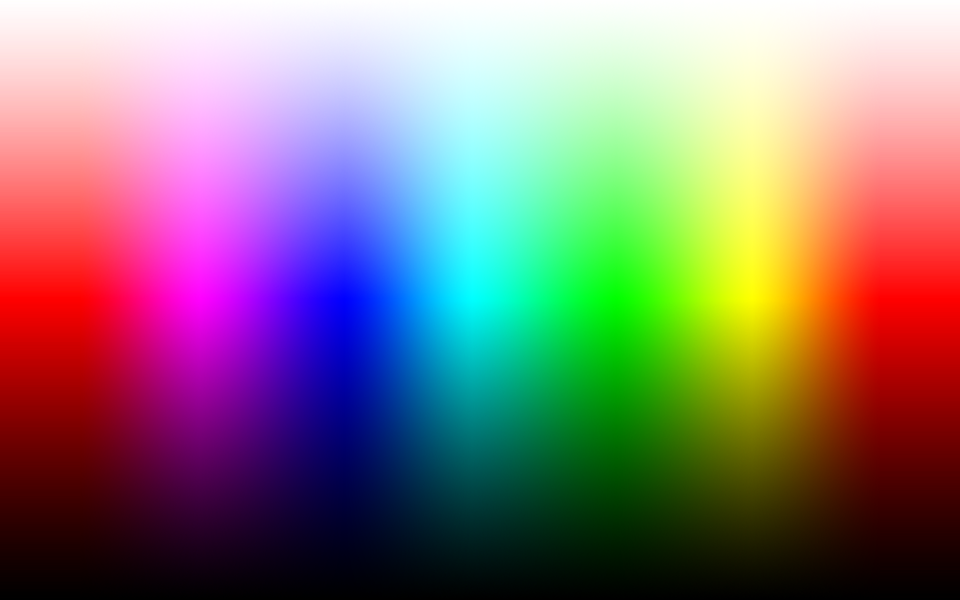
%> input picture 2024 Spring Semester/Image Processing/projects/project1/GrangerRainbow.png, 960 x 600 px
$ octave src.m   (GNU Octave 9; MATLAB toolbox functions it lacks are replaced by stand-ins)
%> lines starting %> are read from the running program, lines starting %| are printed output that depends on the picture; long printed decimals are rounded

%---------------------
% Problem 1
%---------------------

% step 1 (download and read the image)
a = imread("GrangerRainbow.png");
%> a is the input picture: size 600x960x3 uint8; mean R, G, B 135.1, 118.8, 118.3
imshow(a)
title("Original Image","FontSize", 16);

image = a;

% step 2
% check min and max values
display(max(image(:)));
%| 255
display(min(image(:)));
%| 0
% convert to double type and normalize
norm_image = double(image) / 255.0;
% convert nonlinear sRGB to linear RGB using gamma 2.2
gamma = 2.2;
lin_image = norm_image.^gamma;
% show the output image
imshow(lin_image)
title("Linear sRGB", "FontSize", 16);

% step 3 (convert to linear p3 RGB)
trans_matrix = [0.8225 0.1775 0.0001;
                0.0331 0.9668 0.0000;
                0.0171 0.0724 0.9105];

lin_image_p3 = reshape(lin_image, [], 3) * trans_matrix';
lin_image_p3 = reshape(lin_image_p3, size(lin_image));

% step 4
% convert the linear p3 RGB image to
% nonlinear p3 RGB image using 1/2.2 gamma
inv_gamma = 1/2.2;
nonlin_image_p3 = lin_image_p3.^inv_gamma;
% show the image
imshow(nonlin_image_p3);
title("Nonlinear p3 RGB",'FontSize', 16);

% step 5
% find and display the difference between the nonlinear sRGB and nonlinear p3 RGB images
imshowpair(norm_image, nonlin_image_p3);

% Convert linear sRGB and p3 RGB images into XYZ color space and then to Lab colorspace
trans_matrix_s = [0.4124 0.3576 0.1805;
                  0.2126 0.7152 0.0722;
                  0.0193 0.1192 0.9505];
trans_matrix_p = [0.4866 0.2657 0.1982;
                  0.2290 0.6917 0.0793;
                  0.0000 0.0451 1.0439];

s_xyz = reshape(lin_image, [], 3) * trans_matrix_s';
s_xyz = reshape(s_xyz, size(lin_image));

p3_xyz = reshape(lin_image_p3, [], 3) * trans_matrix_p';
p3_xyz = reshape(p3_xyz, size(lin_image_p3));

lab_rgb = xyz2lab(s_xyz);
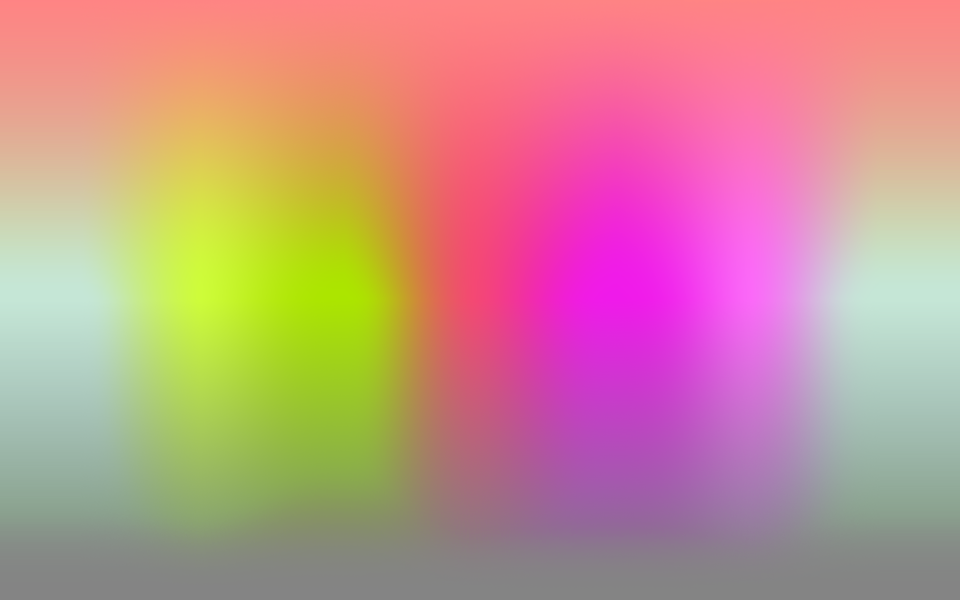
%> lab_rgb: size 600x960x3 double; mean R, G, B 54.7, 11.1, 7.1; drawn with min black and max white
lab_p3 = xyz2lab(p3_xyz);

% find the average and max of color difference
[Ls, as, bs] = imsplit(lab_rgb);
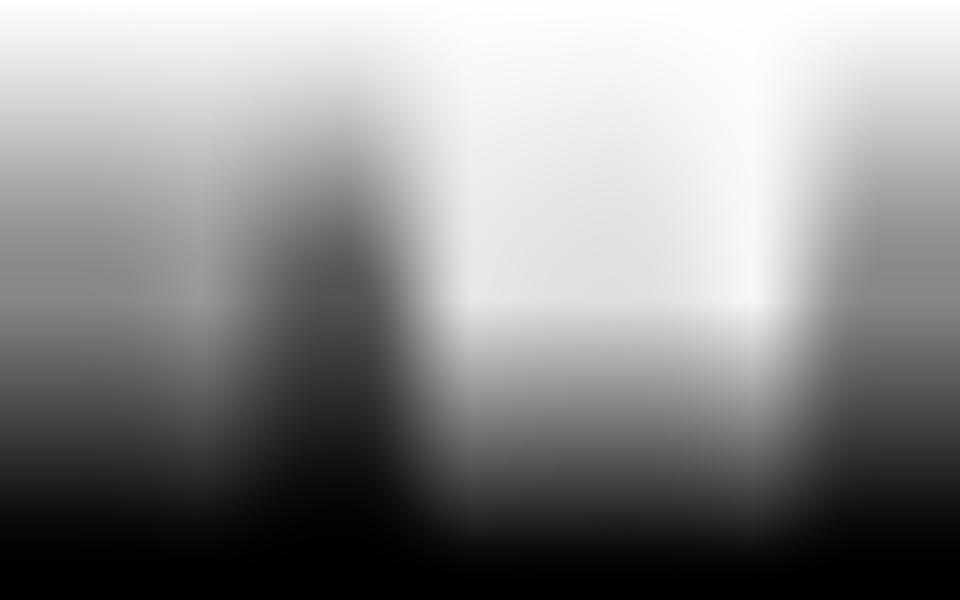
%> Ls: size 600x960 double; min 0, max 99.98, mean 54.7; drawn with min black and max white
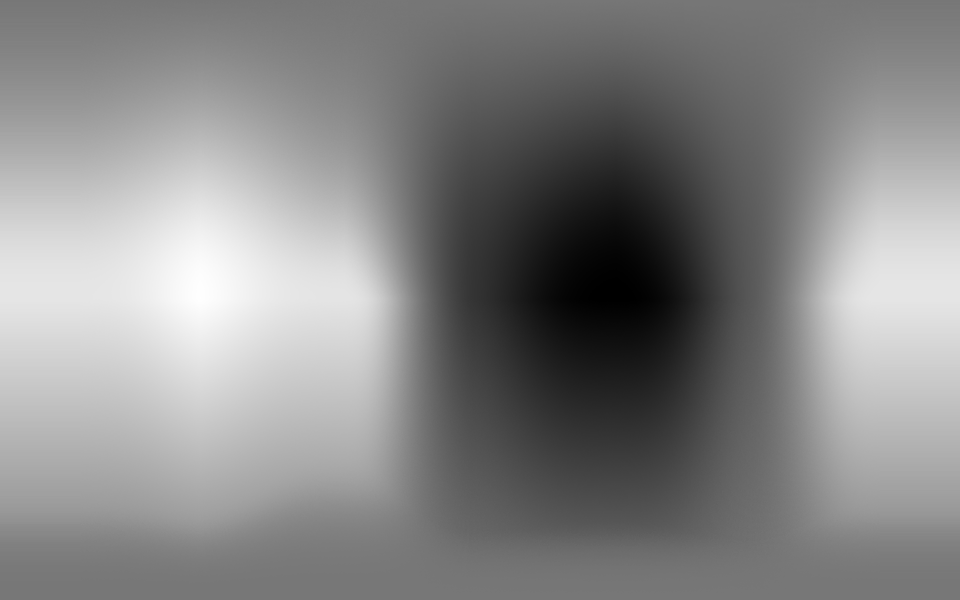
%> as: size 600x960 double; min -86.18, max 98.25, mean 11.1; drawn with min black and max white
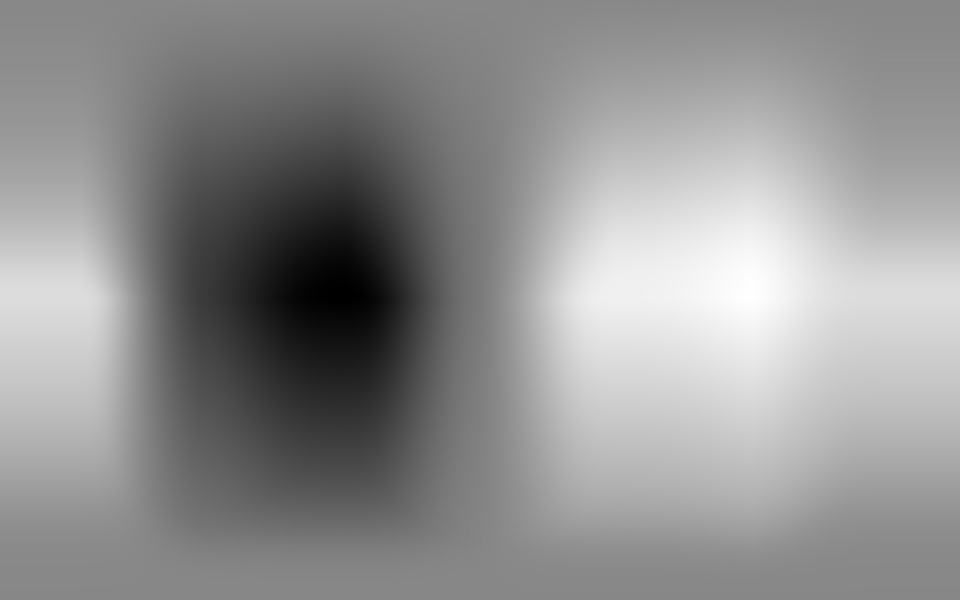
%> bs: size 600x960 double; min -107.9, max 94.48, mean 7.1; drawn with min black and max white
[Lp, ap, bp] = imsplit(lab_p3);
deltaE = sqrt((Ls - Lp).^2 + (as - ap).^2 + (bs - bp).^2);
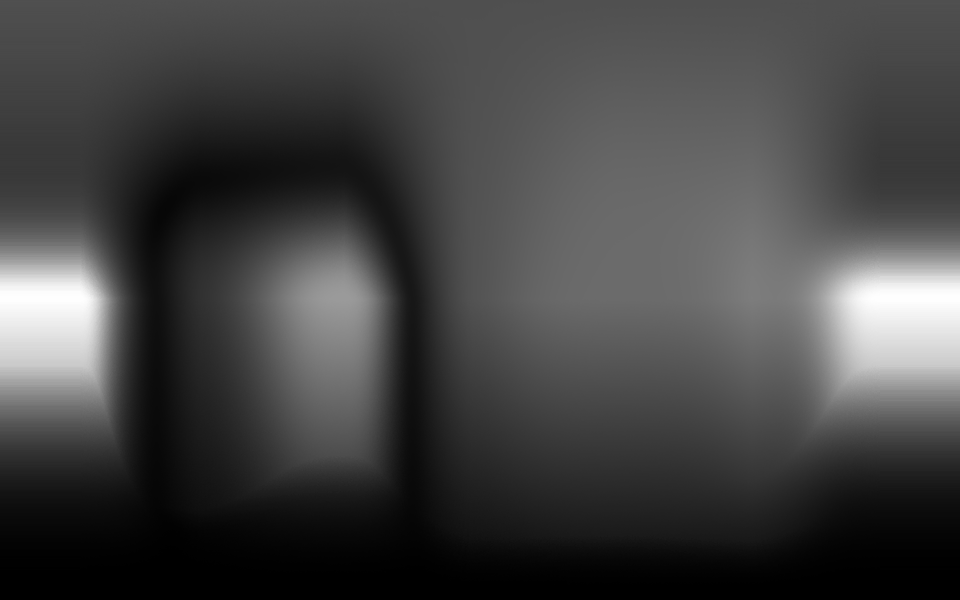
%> deltaE: size 600x960 double; min 0, max 0.0385, mean 0.0103; drawn with min black and max white
% display mean and max color distances
disp(mean(deltaE(:)));
%| 0.01028
disp(max(deltaE(:)));
%| 0.03849

% step 6
% convert the linear sRGB image to 10 bit precision
bit_precision_scale = 2.^10;

bit10_lin_image = round(bit_precision_scale*lin_image);

% convert the conversion matrix to 10 bit precision
bit10_H = round(bit_precision_scale * trans_matrix);

% convert linear sRGB to linear p3 RGB
bit10_lin_image_reshaped = reshape(bit10_lin_image, [], 3);
bit10_lin_image_p3 = round(bit10_lin_image_reshaped * bit10_H'./bit_precision_scale');
bit10_lin_image_p3 = reshape(bit10_lin_image_p3, size(bit10_lin_image));

% convert the 10 bit linear s RGB to double format
bit10_double_lin_image = bit10_lin_image./bit_precision_scale;
bit10_s_xyz = reshape(bit10_double_lin_image, [], 3);
bit10_s_xyz = reshape(bit10_s_xyz * trans_matrix_s', size(bit10_double_lin_image));
bit10_lab_rgb = xyz2lab(bit10_s_xyz);

% convert the 10 bit linear p3 RGB to double format
bit10_double_lin_image_p3 = bit10_lin_image_p3./bit_precision_scale;
bit10_p3_xyz = reshape(bit10_double_lin_image_p3, [], 3);
bit10_p3_xyz = reshape(bit10_p3_xyz * trans_matrix_p', size(bit10_double_lin_image_p3));
bit10_lab_p3 = xyz2lab(bit10_p3_xyz);

% calculate deltaE and its mean and max

[Ls, as, bs] = imsplit(bit10_lab_rgb);
[Lp, ap, bp] = imsplit(bit10_lab_p3);
bit10_deltaE = sqrt((Ls - Lp).^2 + (as - ap).^2 + (bs - bp).^2);

disp(mean(bit10_deltaE(:)));
%| 0.2030
disp(max(bit10_deltaE(:)));
%| 1.7733

% step 7

% convert the linear sRGB image to 8 bit precision
bit_precision_scale = 2.^8;

bit8_lin_image = round(bit_precision_scale*lin_image);

% convert the conversion matrix to 10 bit precision
bit8_H = round(bit_precision_scale * trans_matrix);

% convert linear sRGB to linear p3 RGB
bit8_lin_image_reshaped = reshape(bit8_lin_image, [], 3);
bit8_lin_image_p3 = round(bit8_lin_image_reshaped * bit8_H'./bit_precision_scale);
bit8_lin_image_p3 = reshape(bit8_lin_image_p3, size(bit8_lin_image));

% convert the 10 bit linear s RGB to double format
bit8_double_lin_image = bit8_lin_image./bit_precision_scale;
bit8_s_xyz = reshape(bit8_double_lin_image, [], 3);
bit8_s_xyz = reshape(bit8_s_xyz * trans_matrix_s', size(bit8_double_lin_image));
bit8_lab_rgb = xyz2lab(bit8_s_xyz);

% convert the 10 bit linear p3 RGB to double format
bit8_double_lin_image_p3 = bit8_lin_image_p3./bit_precision_scale;
bit8_p3_xyz = reshape(bit8_double_lin_image_p3, [], 3);
bit8_p3_xyz = reshape(bit8_p3_xyz * trans_matrix_p', size(bit8_double_lin_image_p3));
bit8_lab_p3 = xyz2lab(bit8_p3_xyz);

% calculate deltaE and its mean and max
[Ls, as, bs] = imsplit(bit8_lab_rgb);
[Lp, ap, bp] = imsplit(bit8_lab_p3);
bit8_deltaE = sqrt((Ls - Lp).^2 + (as - ap).^2 + (bs - bp).^2);
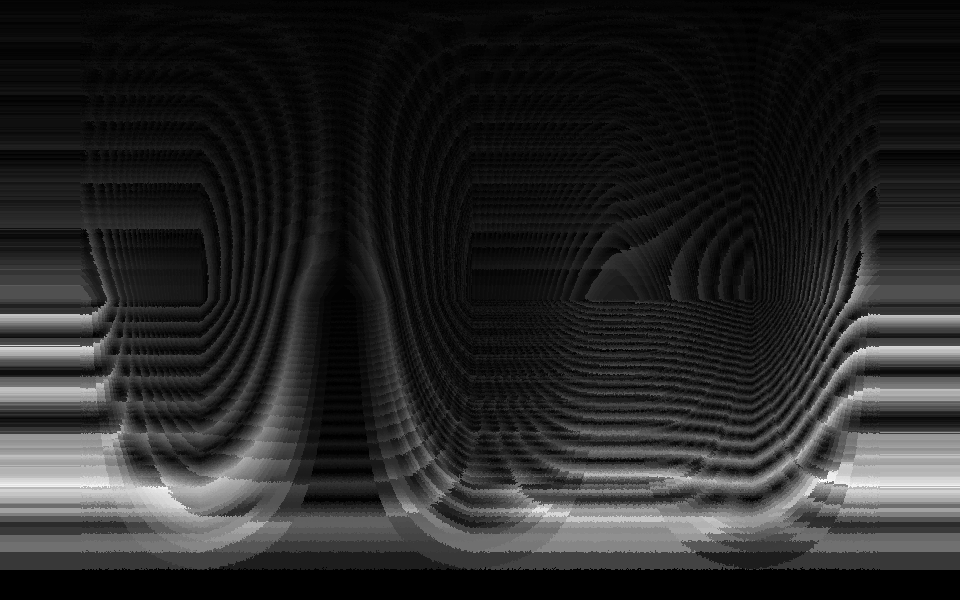
%> bit8_deltaE: size 600x960 double; min 0, max 4.36, mean 0.69; drawn with min black and max white

disp(mean(bit8_deltaE(:)));
%| 0.6896
disp(max(bit8_deltaE(:)));
%| 4.3619


%---------------------
% Problem 2
%---------------------

% 2.1

C = 2; % conversion

% the sample-and-hold filter
h_sah = ones(1, C);

% the linear interpolation filter
h_lin = zeros(1, 2*C+1);
for n = -C:C
    h_lin(n+C+1) = sinc(n/2);
end

% the cubic convolution filter
a = -0.5;
h_cc = zeros(1, 4*C+1);
for n = -2*C:2*C
    h_cc(n+2*C+1) = (a+2)*abs(n)^3 - (a+3)*abs(n)^2 + 1;
    h_cc(n+2*C+1) = h_cc(n+2*C+1) * sinc(n/2*(1-a));
end

% plot the impulse response
figure;
stem(h_sah);
xlabel('Samples')
title('Sample-and-Hold Interpolation Filter Impulse Response');

% the magnitude response
figure;
freqz(h_sah, 1);
xlabel('Normalized Frequency');
ylabel('Magnitude (dB)');
title('Sample-and-Hold Interpolation Filter Magnitude Response');

% plot the impulse response
figure;
stem(h_lin);
xlabel('Samples');
title('Linear Interpolation Filter Impulse Response');

% plot the magnitude response
figure;
freqz(h_lin, 1);
xlabel('Normalized Frequency');
ylabel('Magnitude (dB)');
title('Linear Interpolation Filter Magnitude Response');

% plot the impulse response
figure;
stem(h_cc);
xlabel('Samples');
title('Cubic Convolutional Interpolation Filter Impulse Response');

% plot the magnitude response
figure;
freqz(h_cc, 1);
xlabel('Normalized Frequency');
ylabel('Magnitude (dB)');
title('Cubic Convolutional Interpolation Filter Magnitude Response');

% 2.2

C = 3; % conversion

% the sample-and-hold filter
h_sah = ones(1, C);

% the linear interpolation filter
h_lin = zeros(1, 2*C+1);
for n = -C:C
    h_lin(n+C+1) = sinc(n/2);
end

% the cubic convolution filter
a = -0.5;
h_cc = zeros(1, 4*C+1);
for n = -2*C:2*C
    h_cc(n+2*C+1) = (a+2)*abs(n)^3 - (a+3)*abs(n)^2 + 1;
    h_cc(n+2*C+1) = h_cc(n+2*C+1) * sinc(n/2*(1-a));
end

% plot the impulse response
figure;
stem(h_sah);
xlabel('Samples')
title('Sample-and-Hold Interpolation Filter Impulse Response');

% the magnitude response
figure;
freqz(h_sah, 1);
xlabel('Normalized Frequency');
ylabel('Magnitude (dB)');
title('Sample-and-Hold Interpolation Filter Magnitude Response');

% plot the impulse response
figure;
stem(h_lin);
xlabel('Samples');
title('Linear Interpolation Filter Impulse Response');

% plot the magnitude response
figure;
freqz(h_lin, 1);
xlabel('Normalized Frequency');
ylabel('Magnitude (dB)');
title('Linear Interpolation Filter Magnitude Response');

% plot the impulse response
figure;
stem(h_cc);
xlabel('Samples');
title('Cubic Convolutional Interpolation Filter Impulse Response');

% plot the magnitude response
figure;
freqz(h_cc, 1);
xlabel('Normalized Frequency');
ylabel('Magnitude (dB)');
title('Cubic Convolutional Interpolation Filter Magnitude Response');


% 2.3

load('a.mat');
figure;
plot(a)
title("Vector A")

% 2.4

% upsample by 3 using sample-and-hold filter
sah_up_sig1 = resample(a, 3, 1);

% interpolate with a third band filter
sah_f1 = fir1(2, 1/3, 'high');
inter_sah_sig1 = conv(sah_up_sig1, sah_f1, 'same');

% normalize DC gain of the filter
dc_gain_f1 = sum(sah_f1);
sah_f1 = sah_f1 / dc_gain_f1;
inter_sah_sig1 = inter_sah_sig1 / dc_gain_f1;

% anti-alias with a half band filter
sah_f2 = fir1(2, 0.5, 'low');
anti_aliased_sah_sig1 = conv(inter_sah_sig1, sah_f2, 'same');

% normalize DC gain of the filter
dc_gain_f2 = sum(sah_f2);
sah_f2 = sah_f2 / dc_gain_f2;
anti_aliased_sah_sig1 = anti_aliased_sah_sig1 / dc_gain_f2;

% downsample by 2
sah_down_sig1 = downsample(anti_aliased_sah_sig1, 2);

% plot the results
figure;
plot(sah_down_sig1);
title('Sample-and-Hold: Signal scaled by 3/2');

% 2.5

% upsample by 2
sah_ups_sig2 = upsample(sah_down_sig1, 2);

% interpolate with a half band filter
sah_f3 = fir1(2, 0.5, 'low');
inter_sah_sig2 = conv(sah_ups_sig2, sah_f3, 'same');

% normalize DC gain of the filter
dc_gain_f3 = sum(sah_f3);
sah_f3 = sah_f3 / dc_gain_f3;
inter_sah_sig2 = inter_sah_sig2 / dc_gain_f3;

% anti-alias with a third band filter
sah_f4 = fir1(2, 1/3, 'low');
anti_aliased_sah_sig2 = conv(inter_sah_sig2, sah_f4, 'same');

% normalize DC gain of the filter
dc_gain_f4 = sum(sah_f4);
sah_f4 = sah_f4 / dc_gain_f4;
anti_aliased_sah_sig2 = anti_aliased_sah_sig2 / dc_gain_f4;

% downsample by 3
sah_down_sig2 = downsample(anti_aliased_sah_sig2, 3);

% plot the results
figure;
plot(sah_down_sig2);
title('Sample-and-Hold: Signal scaled by 2/3');

% 2.6

% compute the absolute error between scaled signals and original signal
error = a - sah_down_sig2;

% compensate for the group delay caused by filtering
group_delay = mean(grpdelay(sah_f1)) + mean(grpdelay(sah_f2)) + mean(grpdelay(sah_f3)) + mean(grpdelay(sah_f4));
error_compensated = error(group_delay+1:end);

% plot the error
figure;
plot(error);
title("Error Between Scaled and Original Signals")

% compute the mean squared error (MSE)
MSE = mean(error_compensated .^ 2);
disp(MSE);


%---------------------
% Problem 3
%---------------------

% 3.1

wvlet = 'db4'; % or 'haar' for Haar wavelet
[c, d, e, f] = wfilters(wvlet);

% c

% plot the impulse response
figure;
stem(c);
xlabel('Samples')
title('Analysis Filter Impulse Response (c)');

% the magnitude response
figure;
freqz(c, 1);
xlabel('Normalized Frequency');
ylabel('Magnitude (dB)');
title('Analysis Filter Magnitude Response (c)');

% d
% plot the impulse response
figure;
stem(d);
xlabel('Samples')
title('Analysis Filter Impulse Response (d)');

% the magnitude response
figure;
freqz(d, 1);
xlabel('Normalized Frequency');
ylabel('Magnitude (dB)');
title('Analysis Filter Magnitude Response (d)');

% e
% plot the impulse response
figure;
stem(e);
xlabel('Samples')
title('Analysis Filter Impulse Response (e)');

% the magnitude response
figure;
freqz(e, 1);
xlabel('Normalized Frequency');
ylabel('Magnitude (dB)');
title('Analysis Filter Magnitude Response (e)');

% f
% plot the impulse response
figure;
stem(f);
xlabel('Samples')
title('Analysis Filter Impulse Response (f)');

% the magnitude response
figure;
freqz(f, 1);
xlabel('Normalized Frequency');
ylabel('Magnitude (dB)');
title('Analysis Filter Magnitude Response (f)');

% 3.2

load('a.mat');
% analysis filterbank
high_level = conv(a, c, 'valid');
low_level = conv(a, d, 'valid');
% synthesis filterbank
reconst = conv(high_level, e, 'full') + conv(low_level, f, 'full');
reconst = reconst / 2;

% plot input and output
figure;
subplot(3,1,1);
plot(a);
title('Original Signal');

subplot(3,1,2);
plot(reconst);
title('Reconstructed Signal');

subplot(3,1,3);
plot(a - reconst);
title('Reconstruction Error');

% calculate MSE
MSE = mean((a - reconst).^2);
disp(MSE);

% 3.3

% level 1

% analysis filterbank
high_level = conv(reconst, c, 'valid');
low_level = conv(reconst, d, 'valid');
% synthesis filterbank
reconst2 = conv(high_level, e, 'full') + conv(low_level, f, 'full');
reconst2 = reconst2 / 2;

% plot input and output
figure;
subplot(3,1,1);
plot(reconst);
title('Original Signal (Level 1)');

subplot(3,1,2);
plot(reconst2);
title('Reconstructed Signal (Level 1)');

subplot(3,1,3);
plot(reconst - reconst2);
title('Reconstruction Error (Level 1)');

% calculate MSE
MSE = mean((reconst - reconst2).^2);
disp(MSE);

% level 2

% analysis filterbank
high_level = conv(reconst2, c, 'valid');
low_level = conv(reconst2, d, 'valid');
% synthesis filterbank
reconst3 = conv(high_level, e, 'full') + conv(low_level, f, 'full');
reconst3 = reconst3 / 2;

% plot input and output
figure;
subplot(3,1,1);
plot(reconst2);
title('Original Signal (Level 2)');

subplot(3,1,2);
plot(reconst3);
title('Reconstructed Signal (Level 2)');

subplot(3,1,3);
plot(reconst2 - reconst3);
title('Reconstruction Error (Level 2)');

% calculate MSE
MSE = mean((reconst2 - reconst3).^2);
disp(MSE);

% 3.4

image = imread('barbara.png');
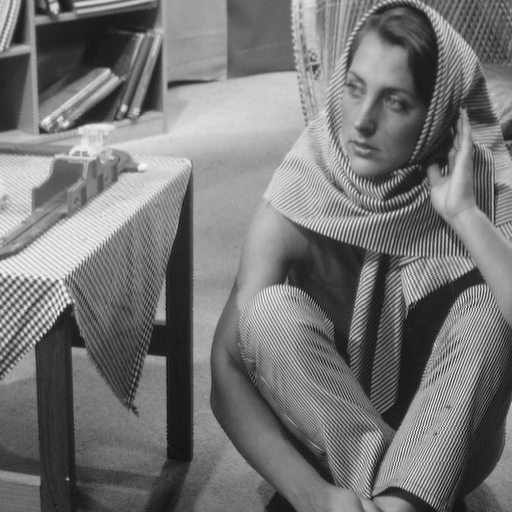
%> input picture 2024 Spring Semester/Image Processing/projects/project1/barbara.png, 512 x 512 px
[LL, LH, HL, HH] = dwt2(image, wvlet);
reconst_image = idwt2(LL, LH, HL, HH, wvlet);

% calculate error and MSE
error_image = double(image) - reconst_image;

% plot the error
figure;
plot(error_image);
title("Image Reconstruction Error");

MSE_image = mean(error_image(:).^2);
%> MSE_image = 8.54e-28
disp(MSE_image);
%| 8.5410e-28

% 3.5

[LL, LH, HL, HH] = dwt2(image, wvlet, 3);
min_val = min([LL(:); LH(:); HL(:); HH(:)]);
%> min_val = -168.7
max_val = max([LL(:); LH(:); HL(:); HH(:)]);
%> max_val = 495.2
delta = (max_val - min_val) / (2.^8 - 1);
%> delta = 2.6

% quantize wavelet coefficients
%> (the run ends here)
